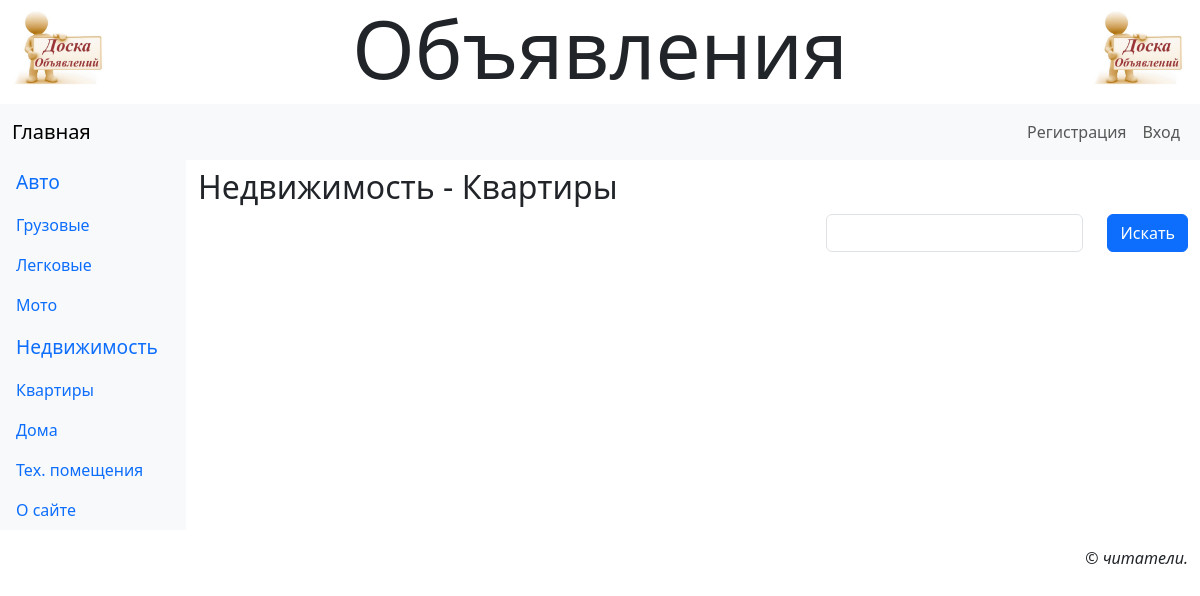
The app's page /2/, older data.
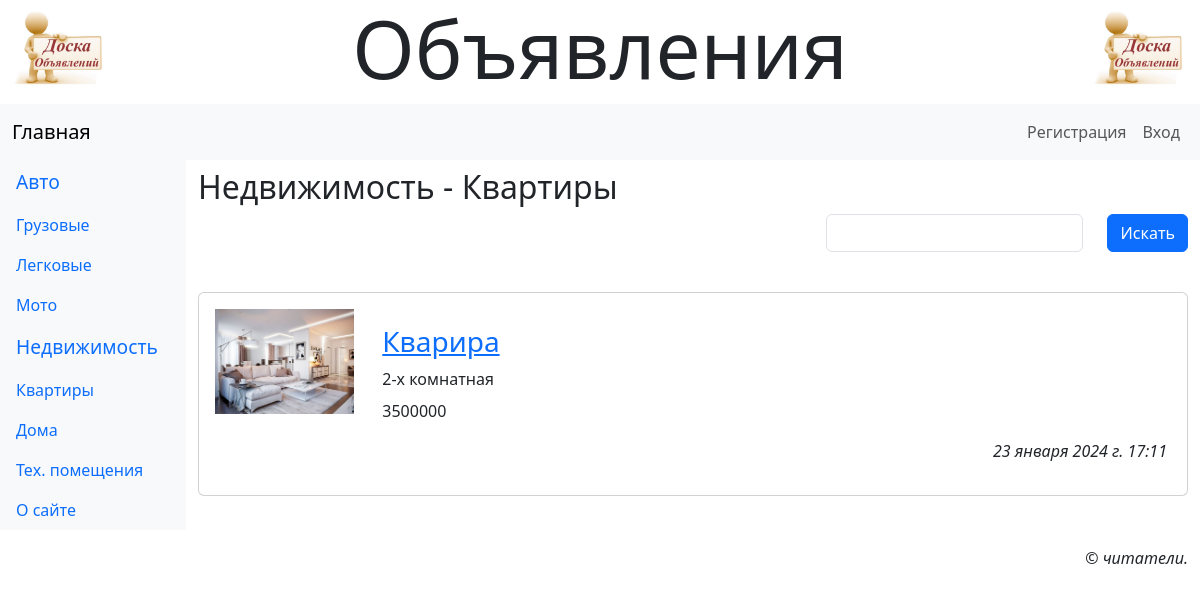
The same page, newer data.
### main/models.py (models this page shows, shortened)
class Rubric(models.Model):
    name = models.CharField(max_length=20, unique=True, verbose_name='Название')
    order = models.SmallIntegerField(default=0, db_index=True, verbose_name='Порядок')
    super_rubric = models.ForeignKey('SuperRubric', on_delete=models.PROTECT, null=True, blank=True,
                                     verbose_name='Надрубрика')

class Bb(models.Model):
    rubric = models.ForeignKey(SubRubric, on_delete=models.PROTECT, verbose_name='Рубрика')
    title = models.CharField(max_length=40, verbose_name='Товар')
    content = models.TextField(verbose_name='Описание')
    price = models.IntegerField(default=0, verbose_name='Цена')
    contacts = models.TextField(verbose_name='Контакты')
    image = models.ImageField(blank=True, verbose_name='Изображение', upload_to=get_timesamp_path)
    author = models.ForeignKey(AdvUser, on_delete=models.CASCADE, verbose_name='Автор')
    is_active = models.BooleanField(default=True, db_index=True, verbose_name='Выводить в списке?')
    created_at = models.DateTimeField(auto_now_add=True, db_index=True, verbose_name='Опубликовано')
    class Meta:
        verbose_name_plural = 'Объявления'
        verbose_name = 'Объявление'
        ordering = ['-created_at']

### main/views.py (the view)
# urls.py: path('<int:pk>/', rubric_bbs, name='rubric_bbs'),
def rubric_bbs(request, pk):
    rubric = get_object_or_404(SubRubric, pk=pk)
    bbs = Bb.objects.filter(is_active=True, rubric=pk)
    if 'keyword' in request.GET:
        keyword = request.GET('keyword')
        q = Q(title__icontains=keyword) | Q(content__icontains=keyword)
        bbs = bbs.filter(q)
    else:
        keyword = ''
    form = SearchForm(initial={'keyword': keyword})
    paginator = Paginator(bbs, 2)
    if 'page' in request.GET:
        page_num = request.GET['page']
    else:
        page_num = 1
    page = paginator.get_page(page_num)
    context = {'rubric': rubric, 'page': page, 'bbs': page.object_list, 'form': form}
    return render(request, 'main/rubric_bbs.html', context)

### main/forms.py
class SearchForm(forms.Form):
    keyword = forms.CharField(required=False, max_length=25, label="")

### main/models.py (called while the page is built)
    def get_queryset(self):
        return super().get_queryset().filter(super_rubric__isnull=False)

    def __str__(self):
        return '%s - %s' % (self.super_rubric.name, self.name)

### main/templates/main/rubric_bbs.html (shortened to what this page needs)
{% extends 'layout/basic.html' %}
{% load thumbnail %}
{% load static %}
{% load django_bootstrap5 %}
{% block content %}
    <h2 class="mb-2">{{ rubric }}</h2>
    <form class="row row-cols-md-auto justify-content-end">
        {% bootstrap_field form.keyword show_label=False wrapper_class='col-12' %}
        <div class="col-12">
            {% bootstrap_button 'Искать' %}
        </div>
    </form>
    {% if bbs %}
        <div class="vstack gap-3 my-4">
            {% for bb in bbs %}
                <div class="card">
                    {% url 'main:bb_detail' rubric_pk=rubric.pk pk=bb.pk as url %}
                    <div class="row p-3">
                        <a class="col-md-2" href="{{ url }}{{ all }}">
                            {% if bb.image %}
                                <img class="img-fluid" src="{% thumbnail bb.image 'default' %}">
                            {% else %}
                                <img class="img-fluid" src="{% static 'main/empty.jpg' %}">
                            {% endif %}
                        </a>
                        <div class="col-md-10 card-body">
                            <h3 class="card-title"><a href="{{ url }}{{ all }}">{{ bb.title }}</a> </h3>
                            <div class="card-text mb-2">
                                {{ bb.content }}
                            </div>
                            <p class="card-text fw-fold">{{ bb.price }}</p>
                            <p class="card-text text-end fst-italic">{{ bb.created_at }}</p>
                        </div>
                    </div>
                </div>
            {% endfor %}
        </div>
    {% endif %}
{% endblock %}

### main/templates/layout/basic.html (shortened to what this page needs)
{% load django_bootstrap5 %}
{% load static %}
<!DOCTYPE html>
<html lang="en">
<head>
    {% bootstrap_css %}
    <link rel="stylesheet" type="text/css" href="{% static 'main/style.css' %}">
</head>
<body class="container-fluid">
  <header class="mb4">
    <h1 class="display-1 text-center">Объявления</h1>
  </header>
  <nav class="row navbar navbar-expand-md bg-light">
    <div class="col container">
      <a class="navbar-brand" href="{% url 'main:index' %}">Главная</a>
      <div class="collapse navbar-collapse justify-content-end" id="navbarNav">
        <div class="navbar-nav">
          {% if user.is_authenticated %}
          <div class="nav-item dropdown">
            <a class="nav-link dropdown-toggle" data-bs-toggle="dropdown" href="#">Профиль</a>
            <div class="dropdown-menu" style="left:-125px">
              <a class="dropdown-item" href="{% url 'main:profile' %}">Мои объявления</a>
              <a class="dropdown-item" href="{% url 'main:profile_edit' %}">Изменить личные данные</a>
              <a class="dropdown-item" href="{% url 'main:password_edit' %}">Изменить пароль</a>
              <hr class="dropdown-divider">
              <form class="px-3" method="post" action="{% url 'main:logout' %}">
                {% csrf_token %}
                {% bootstrap_button 'Выйти' button_class='btn-danger' %}
              </form>
              <hr class="dropdown-divider">
              <a class="dropdown-item" href="{% url 'main:profile_delete' %}">Удалить</a>
            </div>
          </div>
          {% else %}
            <a class="nav-link" href="{% url 'main:register' %}">Регистрация</a>
            <a class="nav-link" href="{% url 'main:login' %}">Вход</a>
          {% endif %}
        </div>
      </div>
    </div>
  </nav>
  <div class="row">
    <nav class="col-md-auto nav flex-column bg-light">
      {% for rubric in rubrics %}
        {% ifchanged rubric.super_rubric.pk %}
          <span class="nav-link root">{{ rubric.super_rubric.name }}</span>
        {% endifchanged %}
        <a class="nav-link" href="{% url 'main:rubric_bbs' pk=rubric.pk %}">
          {{ rubric.name }}
        </a>
      {% endfor %}
      <a class="nav-link" href="{% url 'main:other' page='about' %}">О сайте</a>
    </nav>
    <main class="col py-2">
      {% block content %}
      {% endblock %}
    </main>
  </div>
  <footer class="mt-3">
    <p class="text-end fst-italic">&copy; читатели.</p>
  </footer>
</body>
</html>

Row changes from the older to the newer data that the page shows:
added Bb: image (picture), title "Кварира", content "2-х комнатная", price "3500000", created_at "23 января 2024 г. 17:11"
